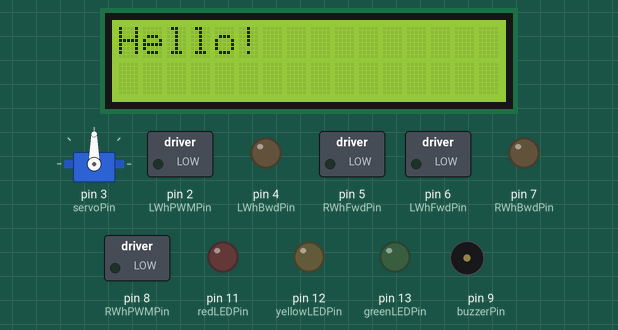
Recording of a sketch running on a simulated Arduino Uno, built with avr-gcc and run on an emulated ATmega328P. Parts: servo, 16×2 character LCD, switched loads named in the sketch (green lamp = pin HIGH), output pins drawn as LEDs (lit = HIGH), buzzer (waves = sounding). Random numbers use the default seed unless the sketch sets one.

Above: at 0.1 s.
At 3.1 s:
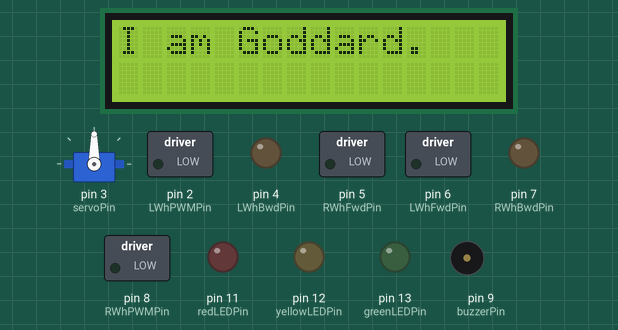
At 60.22 s:
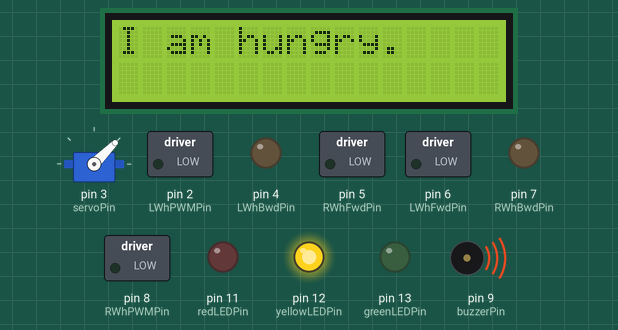
At 78.0 s:
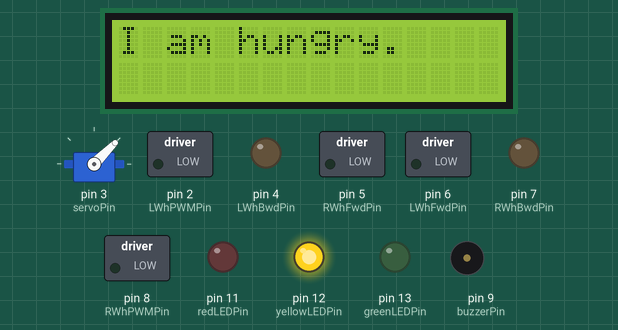
At 92.6 s:
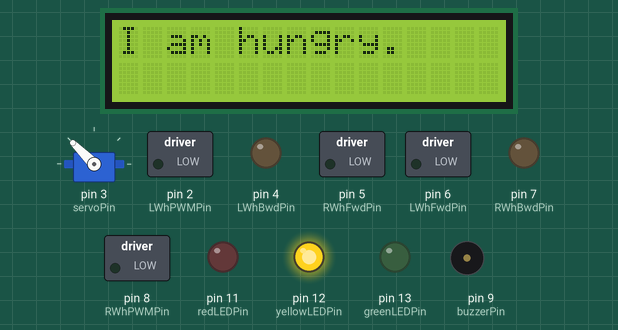
At 125.4 s:
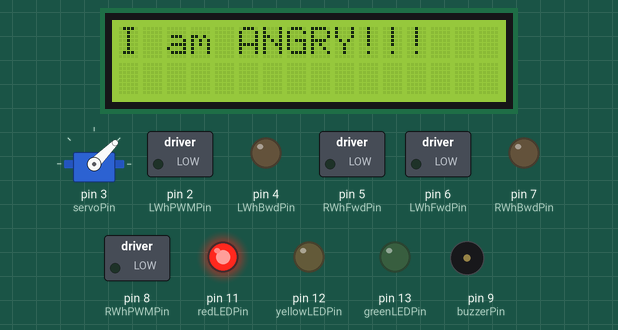
Timing chart, 0 to 126.9 s (numbered marks = the images above):
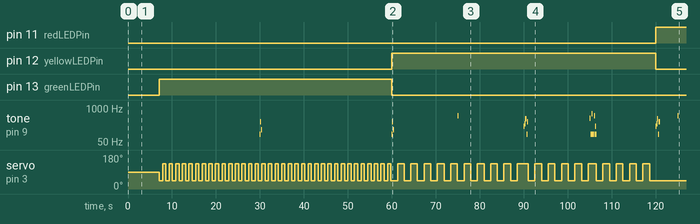

The sketch:

Robot_personality.ino
```cpp
/*
    Attempting to make a robot "dog"
    @author Ethan Chapel
*/
#include <Servo.h>
#include <Wire.h>
#include <LiquidCrystal_I2C.h>
#include <IRremote.hpp>

#define IR_Pin 10

const int RSPD1 = 75;
const int LSPD1 = 75;

const int RSPD2 = 30;
const int LSPD2 = 30;

const int LWhFwdPin = 6;
const int LWhBwdPin = 4;
const int LWhPWMPin = 2;

const int servoPin = 3;
const int buzzerPin = 9;
const int redLEDPin = 11; //Angry
const int RWhFwdPin = 5;
const int RWhBwdPin = 7;
const int RWhPWMPin = 8;
const int yellowLEDPin = 12; //Hungry
const int greenLEDPin = 13; //Happy

int mood = 1; //Mood starts as happy(1), will become hungry(2) over time, and will get angry(3) if not fed.

int dec;

unsigned long lastBeep = 0;
long randBeep;

unsigned long lastFeed = 0;

unsigned long lastWag = 0;
boolean wag = false;

Servo myservo;

LiquidCrystal_I2C lcd = LiquidCrystal_I2C(0x27, 16, 2);

void setup() {
  pinMode(redLEDPin, OUTPUT);
  pinMode(yellowLEDPin, OUTPUT);
  pinMode(greenLEDPin, OUTPUT);

  pinMode(LWhFwdPin, OUTPUT); //Define left forward pin
  pinMode(LWhBwdPin, OUTPUT); //Define left backward pin
  pinMode(LWhPWMPin, OUTPUT); //Define left pwm pin
  pinMode(RWhFwdPin, OUTPUT); //Define right forward pin
  pinMode(RWhBwdPin, OUTPUT); //Define right backward pin
  pinMode(RWhPWMPin, OUTPUT); //Define right pwm pin

  digitalWrite(LWhFwdPin, LOW);
  digitalWrite(LWhBwdPin, LOW);
  digitalWrite(LWhPWMPin, 0);
  //All motors off
  digitalWrite(RWhFwdPin, LOW);
  digitalWrite(RWhBwdPin, LOW);
  digitalWrite(RWhPWMPin, 0);

  //Servo
  myservo.attach(servoPin);

  //IR sensor
  pinMode(IR_Pin, INPUT);
  IrReceiver.begin(IR_Pin);

  //LCD
  lcd.init();
  lcd.backlight();
  lcd.println("Hello!");
  delay(3000);
  lcd.clear();
  lcd.setCursor(0, 0);

  lcd.println("I am Goddard.");
  delay(3000);
  lcd.clear();
  lcd.setCursor(0, 0);

  //Serial monitor
  Serial.begin(9600);
  delay(1000);
}

void loop() {
  IrReceiver.decode();
  if (IrReceiver.decode()) {
    IrReceiver.printIRResultShort(&Serial);
    dec = IrReceiver.decodedIRData.command;
    Serial.print(dec);
    IrReceiver.resume();
  }

  //Hunger
  if (millis() - lastFeed > 60000) { //Gets hungry after 1 min
    mood = 2;
  }
  if (millis() - lastFeed > 120000) { //Get angry after not being fed for 2 min
    mood = 3;
  }

  //Movement
  if (dec == 82) { //Forward Command
    Serial.println(dec);
    if (mood == 1) {
      digitalWrite(LWhBwdPin, LOW);
      digitalWrite(LWhFwdPin, HIGH);   //run left wheel forward
      digitalWrite(LWhPWMPin, LSPD1);
      digitalWrite(RWhBwdPin, LOW);
      digitalWrite(RWhFwdPin, HIGH);  //run right wheel forward
      digitalWrite(RWhPWMPin, RSPD1);
    } else if (mood == 2) {
      digitalWrite(LWhBwdPin, LOW);
      digitalWrite(LWhFwdPin, HIGH);   //run left wheel forward at half speed
      digitalWrite(LWhPWMPin, LSPD2);
      digitalWrite(RWhBwdPin, LOW);
      digitalWrite(RWhFwdPin, HIGH);  //run right wheel forward at half speed
      digitalWrite(RWhPWMPin, RSPD2);
    } else {
      digitalWrite(LWhFwdPin, LOW);
      digitalWrite(LWhBwdPin, HIGH);   //run left wheel backward
      digitalWrite(LWhPWMPin, LSPD1);
      digitalWrite(RWhFwdPin, LOW);
      digitalWrite(RWhBwdPin, HIGH);  //run right wheel backward
      digitalWrite(RWhPWMPin, RSPD1);
    }
  } else if (dec == 24) { //Backward Command
    Serial.println(dec);
    if (mood == 1) {
      digitalWrite(LWhFwdPin, LOW);
      digitalWrite(LWhBwdPin, HIGH);   //run left wheel backward
      digitalWrite(LWhPWMPin, LSPD1);
      digitalWrite(RWhFwdPin, LOW);
      digitalWrite(RWhBwdPin, HIGH);  //run right wheel backward
      digitalWrite(RWhPWMPin, RSPD1);
    } else if (mood == 2) {
      digitalWrite(LWhFwdPin, LOW);
      digitalWrite(LWhBwdPin, HIGH);   //run left wheel backward at half speed
      digitalWrite(LWhPWMPin, LSPD2);
      digitalWrite(RWhFwdPin, LOW);
      digitalWrite(RWhBwdPin, HIGH);  //run right wheel backward at half speed
      digitalWrite(RWhPWMPin, RSPD2);
    } else {
      digitalWrite(LWhBwdPin, LOW);
      digitalWrite(LWhFwdPin, HIGH);   //run left wheel forward
      digitalWrite(LWhPWMPin, LSPD1);
      digitalWrite(RWhBwdPin, LOW);
      digitalWrite(RWhFwdPin, HIGH);  //run right wheel forward
      digitalWrite(RWhPWMPin, RSPD1);
    }
  } else if (dec == 28) { //Stop Command
    Serial.println(dec);
    digitalWrite(LWhFwdPin, LOW);   //stop left wheel
    digitalWrite(LWhBwdPin, LOW);
    digitalWrite(LWhPWMPin, 0);
    digitalWrite(RWhFwdPin, LOW);   // stop right wheel
    digitalWrite(RWhBwdPin, LOW);
    digitalWrite(RWhPWMPin, 0);
  } else if (dec == 8) { //Left Command
    Serial.println(dec);
    if (mood == 1) {
      digitalWrite(LWhFwdPin, LOW);
      digitalWrite(LWhBwdPin, HIGH);   //run left wheel backward
      digitalWrite(LWhPWMPin, LSPD1);
      digitalWrite(RWhBwdPin, LOW);
      digitalWrite(RWhFwdPin, HIGH);  //run right wheel forward
      digitalWrite(RWhPWMPin, RSPD1);
      delay(250);
    } else if (mood == 2) {
      digitalWrite(LWhFwdPin, LOW);
      digitalWrite(LWhBwdPin, HIGH);   //run left wheel backward at half speed
      digitalWrite(LWhPWMPin, LSPD2);
      digitalWrite(RWhBwdPin, LOW);
      digitalWrite(RWhFwdPin, HIGH);  //run right wheel forward at half speed
      digitalWrite(RWhPWMPin, RSPD2);
      delay(500);
    } else {
      digitalWrite(LWhBwdPin, LOW);
      digitalWrite(LWhFwdPin, HIGH);   //run left wheel forward
      digitalWrite(LWhPWMPin, LSPD1);
      digitalWrite(RWhFwdPin, LOW);
      digitalWrite(RWhBwdPin, HIGH);  //run right wheel backward
      digitalWrite(RWhPWMPin, RSPD1);
      delay(250);
    }
    dec = 28;
  } else if (dec == 90) { //Right Command
    Serial.println(dec);
    if (mood == 1) {
      digitalWrite(LWhBwdPin, LOW);
      digitalWrite(LWhFwdPin, HIGH);   //run left wheel forward
      digitalWrite(LWhPWMPin, LSPD1);
      digitalWrite(RWhFwdPin, LOW);
      digitalWrite(RWhBwdPin, HIGH);  //run right wheel backward
      digitalWrite(RWhPWMPin, RSPD1);
      delay(250);
    } else if (mood == 2) {
      digitalWrite(LWhBwdPin, LOW);
      digitalWrite(LWhFwdPin, HIGH);   //run left wheel forward at half speed
      digitalWrite(LWhPWMPin, LSPD2);
      digitalWrite(RWhFwdPin, LOW);
      digitalWrite(RWhBwdPin, HIGH);  //run right wheel backward at half speed
      digitalWrite(RWhPWMPin, RSPD2);
      delay(500);
    } else {
      digitalWrite(LWhFwdPin, LOW);
      digitalWrite(LWhBwdPin, HIGH);   //run left wheel backward
      digitalWrite(LWhPWMPin, LSPD1);
      digitalWrite(RWhBwdPin, LOW);
      digitalWrite(RWhFwdPin, HIGH);  //run right wheel forward
      digitalWrite(RWhPWMPin, RSPD1);
      delay(250);
    }
    dec = 28;
  } else if (dec == 25) { //Feeding
    digitalWrite(LWhFwdPin, LOW);   //stop left wheel
    digitalWrite(LWhBwdPin, LOW);
    digitalWrite(LWhPWMPin, 0);
    digitalWrite(RWhFwdPin, LOW);   // stop right wheel
    digitalWrite(RWhBwdPin, LOW);
    digitalWrite(RWhPWMPin, 0);
    if (mood == 1) {
      dec = 0;
    } else if (mood == 2) {
      mood = 1;
      dec = 0;
    } else {
      mood = 2;
      dec = 0;
    }
    lastFeed = millis();
  } else if (dec == 68 && mood == 1) { //Spin left
    digitalWrite(LWhFwdPin, LOW);
    digitalWrite(LWhBwdPin, HIGH);   //run left wheel backward
    digitalWrite(LWhPWMPin, LSPD1);
    digitalWrite(RWhBwdPin, LOW);
    digitalWrite(RWhFwdPin, HIGH);  //run right wheel forward
    digitalWrite(RWhPWMPin, RSPD1);
    delay(1000);
    dec = 28;
  } else if (dec == 64 && mood == 1) { //Spin right
    digitalWrite(LWhBwdPin, LOW);
    digitalWrite(LWhFwdPin, HIGH);   //run left wheel forward
    digitalWrite(LWhPWMPin, LSPD1);
    digitalWrite(RWhFwdPin, LOW);
    digitalWrite(RWhBwdPin, HIGH);  //run right wheel backward
    digitalWrite(RWhPWMPin, RSPD1);
    delay(1000);
    dec = 28;
  }

  if (mood == 1) {
    happySubRoutine();
  } else if (mood == 2) {
    hungrySubRoutine();
  } else if (mood == 3) {
    angrySubRoutine();
  }
}

void happySubRoutine() {
  digitalWrite(greenLEDPin, HIGH);
  digitalWrite(redLEDPin, LOW);
  digitalWrite(yellowLEDPin, LOW);
  lcd.clear();

  //Personality beeps every 45 sec
  if (millis() - lastBeep > 30000) {
    beep();
  }

  //Wag tail
  if (millis() - lastWag > 750) {
    lastWag = millis();
    if (wag) {
      myservo.write(135);
    } else {
      myservo.write(45);
    }
    wag = !wag;
  }
}

void hungrySubRoutine() {
  //LED indicators
  digitalWrite(greenLEDPin, LOW);
  digitalWrite(redLEDPin, LOW);
  digitalWrite(yellowLEDPin, HIGH);

  lcd.clear();
  lcd.setCursor(0, 0);
  lcd.println("I am hungry.");

  //Personality beeps every 40 sec
  if (millis() - lastBeep > 15000) {
    beep();
  }

  //Wag tail slowly
  if (millis() - lastWag > 1500) {
    lastWag = millis();
    if (wag) {
      myservo.write(135);
    } else {
      myservo.write(45);
    }
    wag = !wag;
  }
}

void angrySubRoutine() {
  digitalWrite(greenLEDPin, LOW);
  digitalWrite(redLEDPin, HIGH);
  digitalWrite(yellowLEDPin, LOW);

  lcd.clear();
  lcd.setCursor(0, 0);
  lcd.println("I am ANGRY!!!");

  //Personality beeps every 35 sec
  if (millis() - lastBeep > 5000) {
    beep();
  }
}

void beep() {
  lastBeep = millis();
  randBeep = random(6);
    if (randBeep == 1) {
      tone(buzzerPin, 100);
      delay(100);
      tone(buzzerPin, 300);
      delay(200);
      tone(buzzerPin, 150);
      delay(100);
      noTone(buzzerPin);
    } else if (randBeep == 2) {
      tone(buzzerPin, 200);
      delay(200);
      tone(buzzerPin, 250);
      delay(100);
      tone(buzzerPin, 390);
      delay(300);
      tone(buzzerPin, 100);
      delay(100);
      tone(buzzerPin, 300);
      delay(300);
      noTone(buzzerPin);
    } else if (randBeep == 3) {
      tone(buzzerPin, 300);
      delay(50);
      tone(buzzerPin, 100);
      delay(100);
      tone(buzzerPin, 300);
      delay(50);
      noTone(buzzerPin);
    } else if (randBeep == 4) {
      tone(buzzerPin, 400);
      delay(175);
      tone(buzzerPin, 100);
      delay(200);
      tone(buzzerPin, 600);
      delay(70);
      tone(buzzerPin, 100);
      delay(500);
      tone(buzzerPin, 500);
      delay(100);
      tone(buzzerPin, 100);
      delay(200);
      tone(buzzerPin, 200);
      delay(100);
      tone(buzzerPin, 100);
      delay(100);
      noTone(buzzerPin);
    } else {
      tone(buzzerPin, 500);
      delay(150);
      noTone(buzzerPin);
  }
  IrReceiver.begin(IR_Pin);
}
```

Measured:
- by itself, pin 11 (redLEDPin): LOW → HIGH at 120 s
- by itself, pin 12 (yellowLEDPin): LOW → HIGH at 60.0 s, → LOW 60.0 s later
- by itself, pin 13 (greenLEDPin): LOW → HIGH at 7.1 s, → LOW 52.9 s later
- by itself, servo on pin 3 (servoPin): 90° → 45° at 7.1 s, → 135° 0.75 s later, → 45° 0.75 s later, → 135° 0.75 s later, … (109 changes in this stretch)
- by itself, tone on pin 9 (buzzerPin): plays 100 Hz for 0.10 s, 300 Hz for 0.20 s, 150 Hz for 0.10 s, 100 Hz for 0.10 s, 300 Hz for 0.20 s, 150 Hz for 0.10 s … (26 notes in this stretch)
- what the display in image 1 shows lasts 3.0 s, from 3.1 s to 6.1 s
